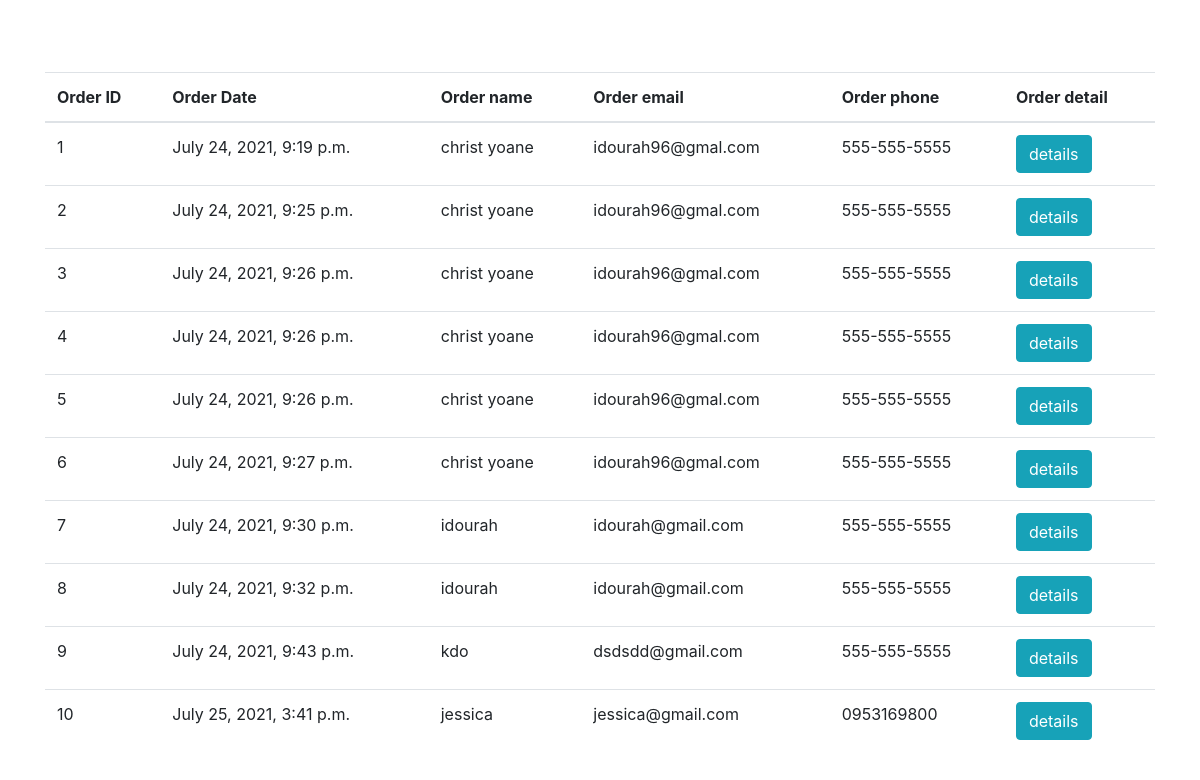
/account/orders/, run on the app's committed database.
### order/models.py (models this page shows, shortened)
class Order(models.Model):
    SUBMITTED = 1
    PROCESSED = 2
    SHIPPED = 3
    CANCELLED = 4
    ORDER_STATUSES = ((SUBMITTED, 'Submitted'),
                      (PROCESSED, 'Processed'),
                      (SHIPPED, 'Shipped'),
                      (CANCELLED, 'Cancelled'),)
    date = models.DateTimeField(auto_now_add=True)
    status = models.IntegerField(choices=ORDER_STATUSES, default=SUBMITTED)
    ip_address = models.GenericIPAddressField()
    last_updated = models.DateTimeField(auto_now=True)
    shipping_name = models.CharField(max_length=50)
    email = models.EmailField()
    phone = models.CharField(max_length=20, default='555-555-5555')
    shipping_address_1 = models.CharField(max_length=50)
    shipping_address_2 = models.CharField(max_length=50)
    shipping_city = models.CharField(max_length=50)
    shipping_country = models.CharField(max_length=50)
    shipping_zip = models.CharField(max_length=10)
    CHOICES = ((BANK_TRANSFERT, 'BANK TRANSFERT'),
               (WESTERN_UNION,'WESTERN UNION'),
               (MONEY_GRAM,'MONEY GRAM'),
               (RIA, 'RIA'),
               (PAYSEND, 'PAYSEND'),
               (BITCOIN, 'BIT COIN'), )
    payment = models.IntegerField(verbose_name='payment mode', choices=CHOICES, default=BANK_TRANSFERT)

### account/views.py (the view)
# urls.py: path('orders/', account_view.show_order, name='order_view'),
def show_order(request):
    page_title = "Orders"
    orders = Order.objects.all()
    return render(request, 'manager/order/inventory.html', locals())

### cart/cart.py (called while the page is built)
def _cart_id(request):
    if request.session.get(CART_ID_SESSION_KEY, '') == '':
        request.session[CART_ID_SESSION_KEY] = _generate_cart_id()
    return request.session[CART_ID_SESSION_KEY]

def _generate_cart_id():
    cart_id = ''
    characters = 'ABCEDFGHIJKLMNOPKRSTUVWYZabcdefghijklmnopqrstuvwyz' \
                 '1234567890!@#$%^&*()'
    card_id_length = 50
    for y in range(card_id_length):
        cart_id += characters[random.randint(0, len(characters)-1)]
    return cart_id

def get_cart_items(request):
    return CartItem.objects.filter(cart_id=_cart_id(request))

### utils/context_processors.py (called while the page is built)
def shop(request):
    return{
        'site_name': settings.SITE_NAME,
        'cart_items': cart.get_cart_items(request),
        'meta_keywords': settings.META_KEYWORDS,
        'meta_description': settings.META_DESCRIPTION,
        'request': request
    }

### templates/manager/order/inventory.html
{% extends 'manager/manager_base.html' %}
{% block content_wrapper %}
<div class="container">
    <br/><br/>
   <table class="table">
       <thead>
          <tr>
              <th scope="col">Order ID</th>
              <th scope="col">Order Date</th>
              <th>Order name</th>
              <th>Order email</th>
              <th>Order phone</th>
              <th>Order detail</th>
          </tr>
       </thead>
       {% for order in orders %}
         <tr>
             <td>{{ order.id }}</td>
             <td>{{ order.date }}</td>
             <td>{{ order.shipping_name }}</td>
             <td >{{ order.email }}</td>
             <td >{{ order.phone }}</td>
             <td><a class="btn btn-info" href="#">details</a></td>
         </tr>
       {% endfor %}
   </table>
</div>
{% endblock %}

### data on the page
Order: id "1", date "July 24, 2021, 9:19 p.m.", shipping_name "christ yoane", email "idourah96@gmal.com", phone "555-555-5555"
Order: id "2", date "July 24, 2021, 9:25 p.m.", shipping_name "christ yoane", email "idourah96@gmal.com", phone "555-555-5555"
Order: id "3", date "July 24, 2021, 9:26 p.m.", shipping_name "christ yoane", email "idourah96@gmal.com", phone "555-555-5555"
Order: id "4", date "July 24, 2021, 9:26 p.m.", shipping_name "christ yoane", email "idourah96@gmal.com", phone "555-555-5555"
Order: id "5", date "July 24, 2021, 9:26 p.m.", shipping_name "christ yoane", email "idourah96@gmal.com", phone "555-555-5555"
Order: id "6", date "July 24, 2021, 9:27 p.m.", shipping_name "christ yoane", email "idourah96@gmal.com", phone "555-555-5555"
Order: id "7", date "July 24, 2021, 9:30 p.m.", shipping_name "idourah", email "idourah@gmail.com", phone "555-555-5555"
Order: id "8", date "July 24, 2021, 9:32 p.m.", shipping_name "idourah", email "idourah@gmail.com", phone "555-555-5555"
Order: id "9", date "July 24, 2021, 9:43 p.m.", shipping_name "kdo", email "dsdsdd@gmail.com", phone "555-555-5555"
Order: id "10", date "July 25, 2021, 3:41 p.m.", shipping_name "jessica", email "jessica@gmail.com", phone "0953169800"
